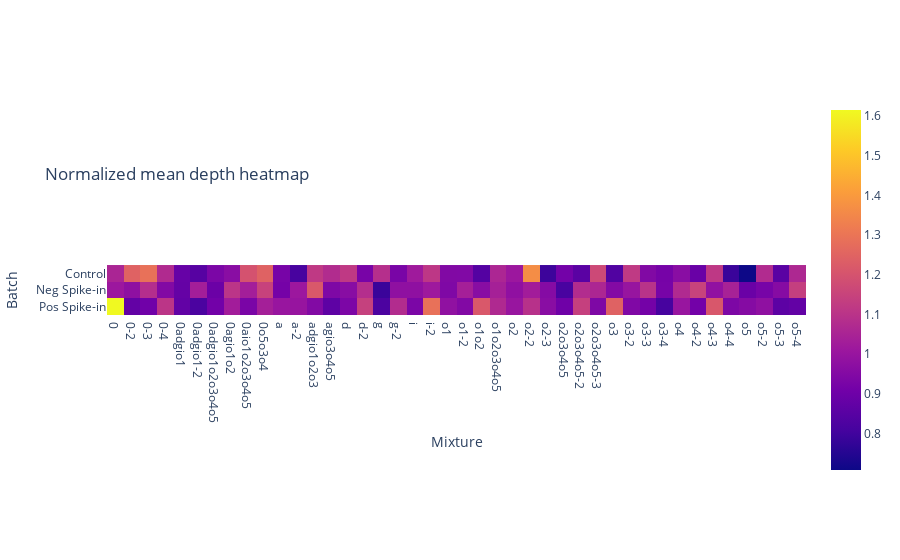

The code cell stored with this chart in its notebook:
### Code cell
fig5 = px.imshow(getHeatmap(df,"normalized_mean_depth"), title="Normalized mean depth heatmap", labels={"y":"Batch","x":"Mixture"})
fig5.update_layout(title_y=0.7)

### Figure 1 — Plotly figure (JSON) as saved in the notebook; plotly's stock layout.template omitted (floating-point values rounded to 4 significant figures)
{"data": [{"coloraxis": "coloraxis", "hovertemplate": "Mixture: %{x}<br>Batch: %{y}<br>color: %{z}<extra></extra>", "name": "0", "type": "heatmap", "x": ["0", "0-2", "0-3", "0-4", "0adgio1", "0adgio1-2", "0adgio1o2o3o4o5", "0agio1o2", "0aio1o2o3o4o5", "0o5o3o4", "a", "a-2", "adgio1o2o3", "agio3o4o5", "d", "d-2", "g", "g-2", "i", "i-2", "o1", "o1-2", "o1o2", "o1o2o3o4o5", "o2", "o2-2", "o2-3", "o2o3o4o5", "o2o3o4o5-2", "o2o3o4o5-3", "o3", "o3-2", "o3-3", "o3-4", "o4", "o4-2", "o4-3", "o4-4", "o5", "o5-2", "o5-3", "o5-4"], "xaxis": "x", "y": ["Control", "Neg Spike-in", "Pos Spike-in"], "yaxis": "y", "z": [[1.054, 1.245, 1.288, 1.072, 0.8823, 0.8469, 0.9315, 0.9641, 1.196, 1.245, 0.9209, 0.8128, 1.118, 1.076, 1.118, 0.9242, 1.087, 0.9267, 1.019, 1.11, 0.9457, 0.9446, 0.8409, 1.058, 1.011, 1.365, 0.7921, 0.9123, 0.8535, 1.167, 0.8332, 1.12, 0.9456, 0.9199, 0.9642, 0.8889, 1.115, 0.7876, 0.7077, 1.073, 0.8546, 1.064], [1.009, 0.9766, 1.083, 0.9472, 0.8792, 1.031, 0.8923, 1.105, 1.031, 1.147, 0.9157, 1.011, 1.216, 0.9392, 0.9627, 1.082, 0.7868, 0.9779, 0.9791, 1.016, 0.9399, 1.037, 0.9622, 1.039, 0.9803, 1.027, 0.9543, 0.8148, 1.076, 1.059, 0.9515, 0.9992, 1.097, 0.9215, 1.071, 1.148, 0.9834, 1.044, 0.8911, 0.9218, 0.9567, 1.138], [1.615, 0.8739, 0.9054, 1.106, 0.8724, 0.8211, 0.9106, 1.027, 0.9291, 1.036, 1.002, 0.9979, 0.9485, 0.8639, 0.9329, 1.142, 0.8217, 1.078, 0.9313, 1.288, 0.9822, 0.9478, 1.215, 1.067, 1.001, 1.092, 0.9644, 0.902, 1.14, 0.9394, 1.246, 0.943, 0.9149, 0.8115, 1.002, 0.9113, 1.211, 0.9351, 0.956, 0.9801, 0.8618, 0.8741]]}], "layout": {"coloraxis": {"colorscale": [[0, "#0d0887"], [0.1111, "#46039f"], [0.2222, "#7201a8"], [0.3333, "#9c179e"], [0.4444, "#bd3786"], [0.5556, "#d8576b"], [0.6667, "#ed7953"], [0.7778, "#fb9f3a"], [0.8889, "#fdca26"], [1, "#f0f921"]]}, "title": {"text": "Normalized mean depth heatmap", "y": 0.7}, "xaxis": {"anchor": "y", "constrain": "domain", "domain": [0, 1], "scaleanchor": "y", "title": {"text": "Mixture"}}, "yaxis": {"anchor": "x", "autorange": "reversed", "constrain": "domain", "domain": [0, 1], "title": {"text": "Batch"}}}}
